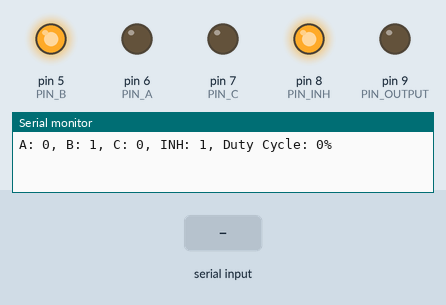
Simulated run of this sketch. Board: Arduino Uno, built with avr-gcc and run on an emulated ATmega328P. Shown: output pins drawn as LEDs (lit = HIGH), the last lines printed to the serial monitor. The inputs (shaded band) are chosen by the test bench.

Above: at 1.2 s.
1.3 s: "90,45\n" received over Serial
At 4.1 s:
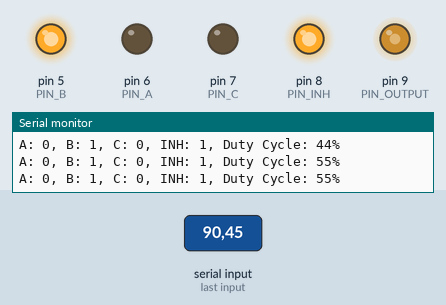
4.3 s: "c" received over Serial
At 5.4 s:
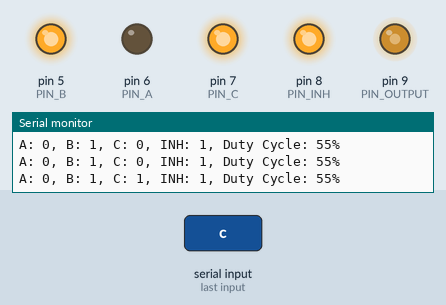
6.0 s: "I" received over Serial
At 6.6 s:
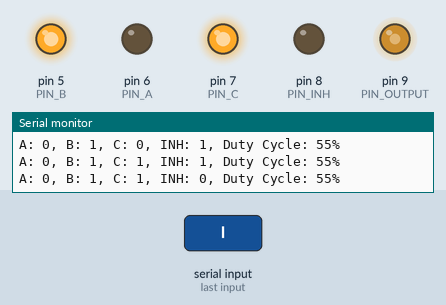
7.5 s: "30,150\n" received over Serial
At 8.8 s:
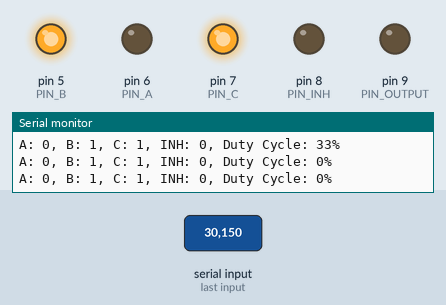
10.5 s: "i" received over Serial
At 11.8 s:
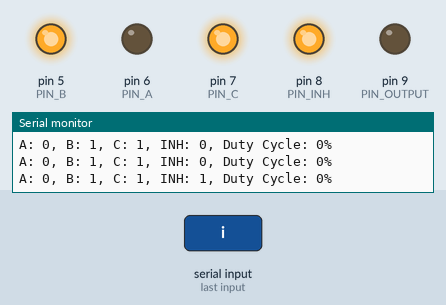
12.5 s: "90\n" received over Serial
At 12.9 s:
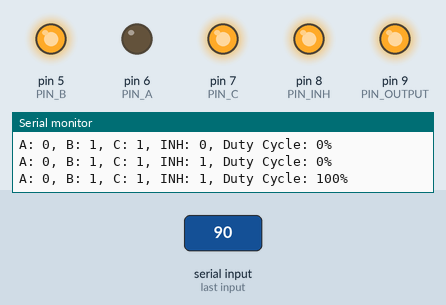
Timing chart, 0 to 15.5 s (numbered marks = the images above; inputs shaded):
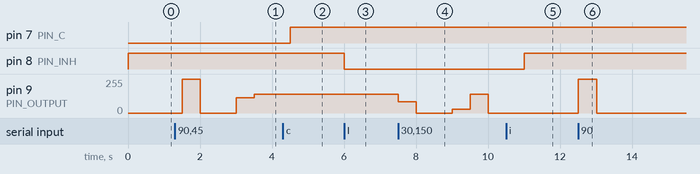

The sketch:

main_code.ino
```cpp
// declearations
#define PIN_C 7
#define PIN_B 5
#define PIN_A 6
#define PIN_INH 8
#define PIN_OUTPUT 9

char input;

int dutyCycle = 0;

void setup() {
  // put your setup code here, to run once:
  Serial.begin(9600);
  pinMode(PIN_C, OUTPUT);       // PIN-C
  pinMode(PIN_B, OUTPUT);       // PIN-B
  pinMode(PIN_A, OUTPUT);       // PIN-A
  pinMode(PIN_INH, OUTPUT);     // INH-PIN
  pinMode(PIN_OUTPUT, OUTPUT);  // IN

  // Initial state
  digitalWrite(PIN_A, LOW);
  digitalWrite(PIN_B, HIGH);
  digitalWrite(PIN_C, LOW);
  digitalWrite(PIN_INH, HIGH);
  analogWrite(PIN_OUTPUT, dutyCycle);

  // Initial print
  printValues();
}

void loop() {
  // put your main code here, to run repeatedly:
  if (Serial.available() > 0) {
    input = Serial.read();

    // Toggle channels on A, B, C, and INH
    if (input == 'A' || input == 'a') {
      digitalWrite(PIN_A, !digitalRead(PIN_A));
    } else if (input == 'B' || input == 'b') {
      digitalWrite(PIN_B, !digitalRead(PIN_B));
    } else if (input == 'C' || input == 'c') {
      digitalWrite(PIN_C, !digitalRead(PIN_C));
    } else if (input == 'I' || input == 'i') {
      digitalWrite(PIN_INH, !digitalRead(PIN_INH));
    }

    // Set duty cycle for analogWrite
    if (input >= '0' && input <= '9') {
      dutyCycle = map(input - '0', 0, 9, 0, 255);
      analogWrite(PIN_OUTPUT, dutyCycle);
    }

    // Print new values
    printValues();
  }

  delay(500); // Adjust the delay as needed
}

void printValues() {
  Serial.print("A: ");
  Serial.print(digitalRead(PIN_A));
  Serial.print(", B: ");
  Serial.print(digitalRead(PIN_B));
  Serial.print(", C: ");
  Serial.print(digitalRead(PIN_C));
  Serial.print(", INH: ");
  Serial.print(digitalRead(PIN_INH));
  Serial.print(", Duty Cycle: ");
  Serial.print(map(dutyCycle, 0, 255, 0, 100)); // Map duty cycle back to percentage
  Serial.println("%");
}
```

Measured:
- after the input at 1.3 s, pin 9 (PIN_OUTPUT): 0/255 → 255/255 after 0.20 s, → 0/255 0.50 s later, → 113/255 1.0 s later, → 141/255 0.50 s later
- after the input at 4.3 s, pin 7 (PIN_C): LOW → HIGH after 0.21 s
- after the input at 6.0 s, pin 8 (PIN_INH): HIGH → LOW at once
- after the input at 7.5 s, pin 9 (PIN_OUTPUT): 141/255 → 85/255 at once, → 0/255 0.50 s later, → 28/255 1.0 s later, → 141/255 0.50 s later, … (5 changes in this stretch)
- after the input at 10.5 s, pin 8 (PIN_INH): LOW → HIGH after 0.51 s
- after the input at 12.5 s, pin 9 (PIN_OUTPUT): 0/255 → 255/255 at once, → 0/255 0.50 s later
